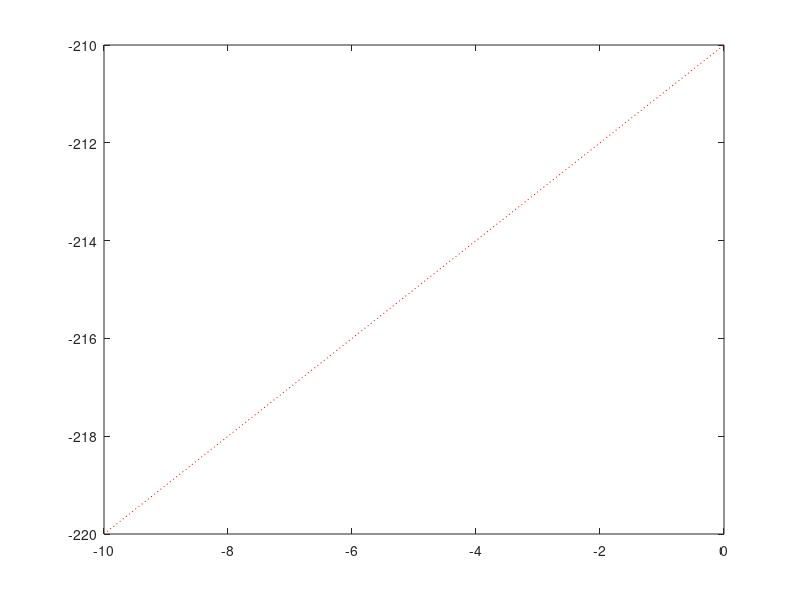

MATLAB code for this plot: (Note: this script raises an error after producing the figure.)
clear all; close all;
%%
% Enter the measured data points by hand
x = [-10 -9 -8 -7 -6 -5 -4 -3 0];
y = [2.65 2.10 1.90 1.40 1.00 0.80 0.60 0.30 0.00];
ey = [0.1 0.1 0.1 0.1 0.05 0.05 0.05 0.05 0.2];
% Plot the data with error bars 
figure(1)
errorbar(x,y,ey,'b.')
% Don’t forget the labels
xlabel('x (mm)')
ylabel('y (mm)')
axis equal
hold off
%%
%function to fit
fun = @(a,b,c,x) - (a.^2 - sqrt(x-b).^2) + c;
%starting points
% Find a starting point for the parameters a,b, and c.
guess = fun(15,0,15,x); % fun(a,b,c,x)
plot(x,guess,'r:')
hold on
% Do something else now that the first part works.
% fit the data
fittedmodel = fit(x',y',fun,'StartPoint',[15,0,15])
%plot the result
plot(fittedmodel,'r-');
%%
% fit the data using the uncertainties as weights
w =  ey.^-2
weightedfitted = fit(x',y',fun,'StartPoint',[15,0,15],'Weights',w')
%plot the result
plot(weightedfitted,'b-')
hold off
%%
% Do something in a second figure window.
figure(5)
plot(x,x.^2)